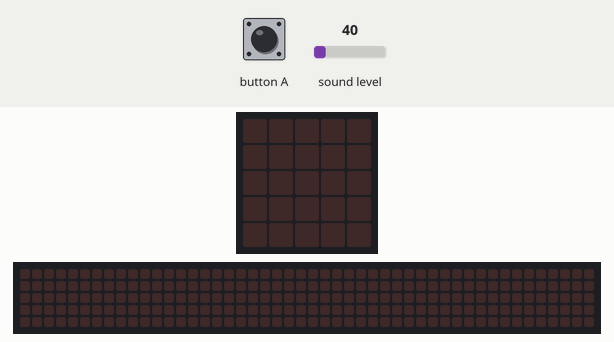
Recording of a program running on a simulated BBC micro:bit (MakeCode). Shown: the board's 5×5 LED display, a strip that is not on the board, showing the scrolling text unrolled. Inputs (shaded band) come from the test bench; at power-on: sound level 40. The 48×5 strip is a reading aid, not a part: it shows the text the display is scrolling, unrolled, one strip-width of it at a time.

Above: at 1.2 s.
1.3 s: sound level set to 64
At 3.1 s:
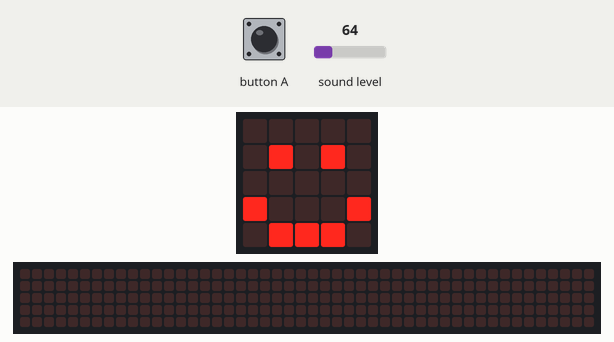
4.0 s: button A pressed for 0.15 s
At 6.7 s:
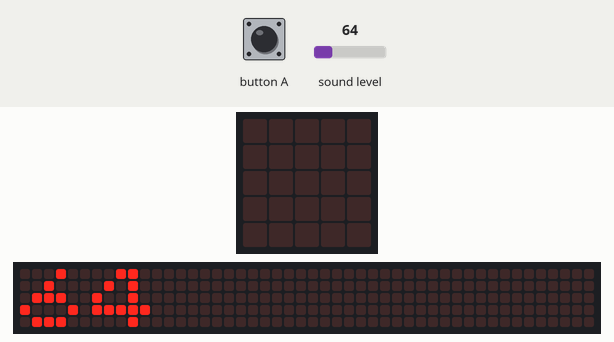
7.0 s: button A pressed for 0.15 s
At 7.37 s:
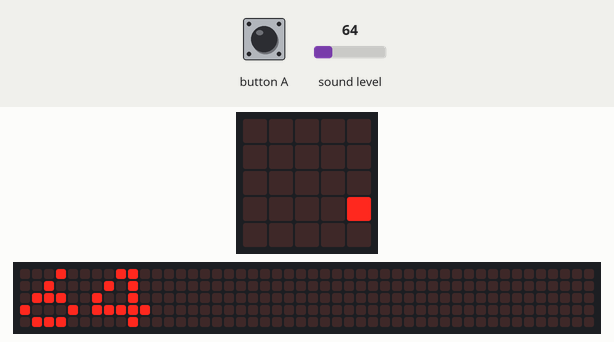
Timing chart, 0 to 10.0 s (numbered marks = the images above; inputs shaded):
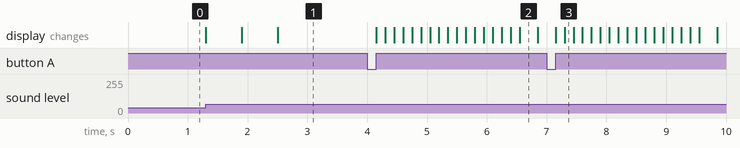

Measured:
- after the input at 1.3 s, the display: first changes at once (image 1 shows a later state)
- after the input at 4.0 s, the display: first changes after 0.15 s (image 2 shows a later state)
- after the input at 7.0 s, the display: first changes after 0.15 s (image 3 shows a later state)

The program:

main.ts
```typescript
input.onSound(DetectedSound.Quiet, function () {
    basic.showIcon(IconNames.Asleep)
    basic.showIcon(IconNames.Surprised)
    basic.showIcon(IconNames.Happy)
})
input.onButtonPressed(Button.A, function () {
    basic.showNumber(input.soundLevel())
    basic.pause(100)
})
input.onSound(DetectedSound.Loud, function () {
    basic.showIcon(IconNames.Angry)
    basic.showIcon(IconNames.Surprised)
    basic.showIcon(IconNames.Happy)
})
let Vmin = 0
input.setSoundThreshold(SoundThreshold.Quiet, Vmin)
let Vmax = 16
input.setSoundThreshold(SoundThreshold.Loud, Vmax)
```

test.ts
```typescript
// テストはここに来ます。このパッケージが拡張機能として使用されるときにはコンパイルされません。
```
